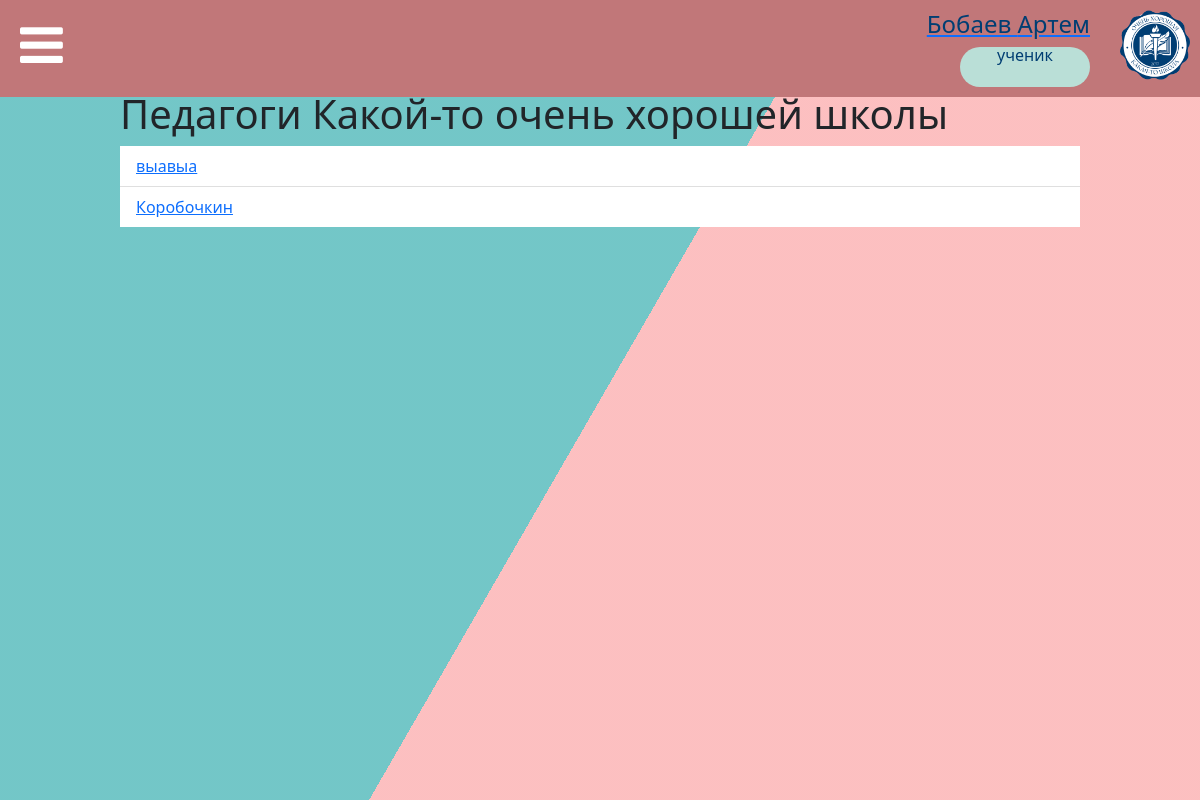
/teachers (signed in), run on the app's committed database.
### data/users.py (models this page shows, shortened)
class User(SqlAlchemyBase, UserMixin):
    __tablename__ = 'accounts'
    id = sqlalchemy.Column(sqlalchemy.Integer,
                           primary_key=True, autoincrement=True, unique=True)
    surname = sqlalchemy.Column(sqlalchemy.String, nullable=False)
    name = sqlalchemy.Column(sqlalchemy.String, nullable=False)
    patronymic = sqlalchemy.Column(sqlalchemy.String, nullable=True)
    email = sqlalchemy.Column(sqlalchemy.String,
                              index=True, unique=True, nullable=False)
    hashed_password = sqlalchemy.Column(sqlalchemy.String, nullable=False)
    status_id = sqlalchemy.Column(sqlalchemy.Integer)
    news = orm.relation("News", back_populates='user')

### tables this page shows
CREATE TABLE statuses (id INTEGER PRIMARY KEY AUTOINCREMENT UNIQUE NOT NULL, status STRING NOT NULL UNIQUE);

### main.py (the view)
@app.route('/teachers')
def teachers():
    try:
        with open('static/json/content.json', mode='r', encoding='utf-8') as f:
            data = json.load(f)
        db_sess = db_session.create_session()
        teachers_user = db_sess.query(User).filter(
            User.status_id == db_sess.execute("""SELECT id FROM statuses WHERE status='учитель'""").fetchone()[0])
        return render_template("teachers.html", title=app.config["TITLES"]["teachers"], pages=app.config["PAGES"],
                               **(data["/teachers"]), teachers=teachers_user)
    except Exception as error:
        logging.fatal(error)

### data/db_session.py (called while the page is built)
def create_session() -> Session:
    global __factory
    return __factory()

### main.py (called while the page is built)
@login_manager.user_loader
def load_user(user_id):
    db_sess = db_session.create_session()
    return db_sess.query(User).get(user_id)

@app.context_processor
def utility_processor():
    def make_readable_status(status_id):
        return app.config["ROLES_REVERSE"][status_id]
    return dict(make_readable_status=make_readable_status)

### templates/teachers.html
{% extends "base.html" %}
{% block content %}
<div class="container-fluid register-form">
    <div class="bg"></div>
    <div class="bg bg2"></div>
    <div class="bg bg3"></div>
    <h1>
        {{ content_title }}
    </h1>
    <ul class="list-group list-group-flush">
    {% for item in teachers %}
        <li class="list-group-item">
            <a href="/teachers/{{ item.id }}">
                {{ item.surname }}
            </a>
        </li>
    {% endfor %}
    </ul>
</div>
{% endblock %}

### templates/base.html (shortened to what this page needs)
<!DOCTYPE html>
<html>
<head>
    <link rel="stylesheet" href="https://netdna.bootstrapcdn.com/font-awesome/4.7.0/css/font-awesome.min.css">
    <link href="https://www.jqueryscript.net/css/jquerysctipttop.css" rel="stylesheet" type="text/css">
    <link rel="stylesheet" href="https://cdn.jsdelivr.net/npm/bootstrap@5.1.3/dist/css/bootstrap.min.css"
>
    <link rel="stylesheet" href="/../static/css/style.css">
    <link rel="stylesheet" href="/../static/css/index_style.css">
    <link rel="stylesheet" href="/../static/css/news_view.css">
</head>
<body>
<header>
    <div class="news-wrapper">
        <i id="button-menu" class="fa fa-bars"></i>
        <div style="flex:1;"></div>
        {% if current_user.is_authenticated %}
        <a href="/logout">
            <div align="right">
                <h4>{{ current_user.surname }} {{ current_user.name }}</h4>
                <div class="status" tabindex="0" data-bs-toggle="tooltip" title="Роль в школе"><a>{{
                    make_readable_status(current_user.status_id) }}</a></div>
            </div>
        </a>
        {% endif %}
        <div style="min-width:30px; height:20px;"></div>
        <img src="/../static/img/logo.png" width="70" height="70" align="right">
    </div>
            {% set q = 1 %}
</header>
<div class="spacebar-my"></div>
{% block content %}{% endblock %}
</body>
</html>

### static/css/style.css (style rules this page uses)
:root { --color-primary: rgba(193, 119, 121, 0.69); --second-color: #fff; }
* { margin: 0; padding: 0; box-sizing: border-box; }
header { position: absolute; width: 100%; top: 0; left: 0; padding: 10px; background: #C17779; }
header #button-menu { font-size: 50px; padding: 10px; color: #fff; cursor: pointer; }
h4 { color: #003e73; }
li { list-style-type: none; }
.spacebar-my { width: 100%; height: 90px; }
.bg { animation:slide 3s ease-in-out infinite alternate; background-image: linear-gradient(-60deg, #FDB7B9 50%, #60BFC1 50%); bottom:0; left:-50%; opacity:.5; position:fixed; right:-50%; top:0; z-index:-1; }
.bg2 { animation-direction:alternate-reverse; animation-duration:4s; }
.bg3 { animation-duration:5s; }
.status { width: 130px; height: 40px; border-radius: 60px; background-color: #BADFD7; text-align: center; color: #003e73; line-height: 1em; flex-grow: 0; flex-shrink: 0; vertical-align: middle; }
.register-form { padding-left: 10%; padding-right: 10%; }

### static/css/news_view.css (style rules this page uses)
.news-wrapper { display: flex; flex-flow: row wrap; }

### data on the page
User: surname "Бобаев", name "Артем"
statuses: status "ученик"
User: surname "выавыа"
User: surname "Коробочкин"

### other printed values
{{ content_title }} "Педагоги Какой-то очень хорошей школы"
